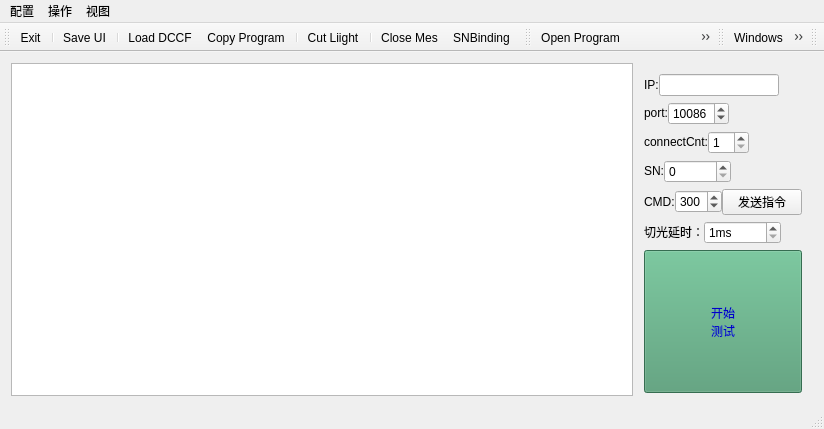
<?xml version="1.0" encoding="UTF-8"?>
<ui version="4.0">
 <class>MainWindow</class>
 <widget class="QMainWindow" name="MainWindow">
  <property name="geometry">
   <rect>
    <x>0</x>
    <y>0</y>
    <width>824</width>
    <height>429</height>
   </rect>
  </property>
  <property name="windowTitle">
   <string>YQLServer</string>
  </property>
  <widget class="QWidget" name="centralWidget">
   <layout class="QGridLayout" name="gridLayout_2">
    <item row="0" column="0">
     <widget class="QWidget" name="widget" native="true">
      <layout class="QGridLayout" name="gridLayout">
       <property name="leftMargin">
        <number>0</number>
       </property>
       <property name="topMargin">
        <number>0</number>
       </property>
       <property name="rightMargin">
        <number>0</number>
       </property>
       <property name="bottomMargin">
        <number>0</number>
       </property>
       <property name="horizontalSpacing">
        <number>0</number>
       </property>
       <property name="verticalSpacing">
        <number>3</number>
       </property>
       <item row="0" column="0">
        <widget class="QTextEdit" name="textEdit_log">
         <property name="minimumSize">
          <size>
           <width>0</width>
           <height>0</height>
          </size>
         </property>
         <property name="styleSheet">
          <string notr="true">font: 12pt &quot;Consolas&quot;;</string>
         </property>
         <property name="readOnly">
          <bool>true</bool>
         </property>
        </widget>
       </item>
       <item row="0" column="1">
        <widget class="QWidget" name="widget_3" native="true">
         <layout class="QGridLayout" name="gridLayout_3" rowstretch="0,0,0,0,0,0,0">
          <property name="bottomMargin">
           <number>3</number>
          </property>
          <item row="6" column="0">
           <widget class="QPushButton" name="pushButton_startTest">
            <property name="sizePolicy">
             <sizepolicy hsizetype="Preferred" vsizetype="Preferred">
              <horstretch>0</horstretch>
              <verstretch>0</verstretch>
             </sizepolicy>
            </property>
            <property name="minimumSize">
             <size>
              <width>150</width>
              <height>83</height>
             </size>
            </property>
            <property name="styleSheet">
             <string notr="true">font: 34pt &quot;华文宋体&quot;;
color: rgb(0, 0, 200);
background-color: rgb(76, 153, 113);</string>
            </property>
            <property name="text">
             <string>开始
测试</string>
            </property>
           </widget>
          </item>
          <item row="3" column="0">
           <widget class="QWidget" name="widget_7" native="true">
            <property name="sizePolicy">
             <sizepolicy hsizetype="Fixed" vsizetype="Fixed">
              <horstretch>0</horstretch>
              <verstretch>0</verstretch>
             </sizepolicy>
            </property>
            <layout class="QHBoxLayout" name="horizontalLayout_4">
             <property name="spacing">
              <number>0</number>
             </property>
             <property name="leftMargin">
              <number>0</number>
             </property>
             <property name="topMargin">
              <number>0</number>
             </property>
             <property name="rightMargin">
              <number>0</number>
             </property>
             <property name="bottomMargin">
              <number>0</number>
             </property>
             <item>
              <widget class="QLabel" name="label_4">
               <property name="sizePolicy">
                <sizepolicy hsizetype="Fixed" vsizetype="Fixed">
                 <horstretch>0</horstretch>
                 <verstretch>0</verstretch>
                </sizepolicy>
               </property>
               <property name="minimumSize">
                <size>
                 <width>0</width>
                 <height>0</height>
                </size>
               </property>
               <property name="text">
                <string>SN:</string>
               </property>
              </widget>
             </item>
             <item>
              <widget class="QSpinBox" name="spinBox_SN">
               <property name="maximum">
                <number>9999999</number>
               </property>
              </widget>
             </item>
            </layout>
           </widget>
          </item>
          <item row="2" column="0">
           <widget class="QWidget" name="widget_8" native="true">
            <property name="sizePolicy">
             <sizepolicy hsizetype="Fixed" vsizetype="Fixed">
              <horstretch>0</horstretch>
              <verstretch>0</verstretch>
             </sizepolicy>
            </property>
            <layout class="QHBoxLayout" name="horizontalLayout_6">
             <property name="spacing">
              <number>0</number>
             </property>
             <property name="leftMargin">
              <number>0</number>
             </property>
             <property name="topMargin">
              <number>0</number>
             </property>
             <property name="rightMargin">
              <number>0</number>
             </property>
             <property name="bottomMargin">
              <number>0</number>
             </property>
             <item>
              <widget class="QLabel" name="label_3">
               <property name="sizePolicy">
                <sizepolicy hsizetype="Fixed" vsizetype="Fixed">
                 <horstretch>0</horstretch>
                 <verstretch>0</verstretch>
                </sizepolicy>
               </property>
               <property name="text">
                <string>connectCnt:</string>
               </property>
              </widget>
             </item>
             <item>
              <widget class="QSpinBox" name="spinBox_connectCnt">
               <property name="minimum">
                <number>1</number>
               </property>
               <property name="maximum">
                <number>16</number>
               </property>
               <property name="value">
                <number>1</number>
               </property>
              </widget>
             </item>
            </layout>
           </widget>
          </item>
          <item row="0" column="0">
           <widget class="QWidget" name="widget_10" native="true">
            <property name="sizePolicy">
             <sizepolicy hsizetype="Fixed" vsizetype="Fixed">
              <horstretch>0</horstretch>
              <verstretch>0</verstretch>
             </sizepolicy>
            </property>
            <layout class="QHBoxLayout" name="horizontalLayout_8">
             <property name="spacing">
              <number>0</number>
             </property>
             <property name="leftMargin">
              <number>0</number>
             </property>
             <property name="topMargin">
              <number>0</number>
             </property>
             <property name="rightMargin">
              <number>0</number>
             </property>
             <property name="bottomMargin">
              <number>0</number>
             </property>
             <item>
              <widget class="QLabel" name="label_IP">
               <property name="sizePolicy">
                <sizepolicy hsizetype="Fixed" vsizetype="Fixed">
                 <horstretch>0</horstretch>
                 <verstretch>0</verstretch>
                </sizepolicy>
               </property>
               <property name="text">
                <string>IP:</string>
               </property>
              </widget>
             </item>
             <item>
              <widget class="IPLineEdit" name="lineEdit_IP">
               <property name="sizePolicy">
                <sizepolicy hsizetype="Fixed" vsizetype="Fixed">
                 <horstretch>0</horstretch>
                 <verstretch>0</verstretch>
                </sizepolicy>
               </property>
               <property name="minimumSize">
                <size>
                 <width>120</width>
                 <height>0</height>
                </size>
               </property>
               <property name="maximumSize">
                <size>
                 <width>150</width>
                 <height>16777215</height>
                </size>
               </property>
               <property name="toolTip">
                <string>输入结束请按回车[Enter]键</string>
               </property>
              </widget>
             </item>
            </layout>
           </widget>
          </item>
          <item row="4" column="0">
           <widget class="QWidget" name="widget_6" native="true">
            <property name="sizePolicy">
             <sizepolicy hsizetype="Fixed" vsizetype="Fixed">
              <horstretch>0</horstretch>
              <verstretch>0</verstretch>
             </sizepolicy>
            </property>
            <layout class="QHBoxLayout" name="horizontalLayout_2">
             <property name="spacing">
              <number>0</number>
             </property>
             <property name="leftMargin">
              <number>0</number>
             </property>
             <property name="topMargin">
              <number>0</number>
             </property>
             <property name="rightMargin">
              <number>0</number>
             </property>
             <property name="bottomMargin">
              <number>0</number>
             </property>
             <item>
              <widget class="QLabel" name="label_2">
               <property name="sizePolicy">
                <sizepolicy hsizetype="Fixed" vsizetype="Fixed">
                 <horstretch>0</horstretch>
                 <verstretch>0</verstretch>
                </sizepolicy>
               </property>
               <property name="text">
                <string>CMD:</string>
               </property>
              </widget>
             </item>
             <item>
              <widget class="QSpinBox" name="spinBox_cmd">
               <property name="maximum">
                <number>400</number>
               </property>
               <property name="value">
                <number>300</number>
               </property>
              </widget>
             </item>
             <item>
              <widget class="QPushButton" name="pushButton_sendCmd">
               <property name="text">
                <string>发送指令</string>
               </property>
              </widget>
             </item>
            </layout>
           </widget>
          </item>
          <item row="1" column="0">
           <widget class="QWidget" name="widget_9" native="true">
            <property name="sizePolicy">
             <sizepolicy hsizetype="Fixed" vsizetype="Fixed">
              <horstretch>0</horstretch>
              <verstretch>0</verstretch>
             </sizepolicy>
            </property>
            <layout class="QHBoxLayout" name="horizontalLayout_7">
             <property name="spacing">
              <number>0</number>
             </property>
             <property name="leftMargin">
              <number>0</number>
             </property>
             <property name="topMargin">
              <number>0</number>
             </property>
             <property name="rightMargin">
              <number>0</number>
             </property>
             <property name="bottomMargin">
              <number>0</number>
             </property>
             <item>
              <widget class="QLabel" name="label">
               <property name="sizePolicy">
                <sizepolicy hsizetype="Fixed" vsizetype="Fixed">
                 <horstretch>0</horstretch>
                 <verstretch>0</verstretch>
                </sizepolicy>
               </property>
               <property name="text">
                <string>port:</string>
               </property>
              </widget>
             </item>
             <item>
              <widget class="QSpinBox" name="spinBox_port">
               <property name="minimum">
                <number>5000</number>
               </property>
               <property name="maximum">
                <number>65535</number>
               </property>
               <property name="value">
                <number>10086</number>
               </property>
              </widget>
             </item>
            </layout>
           </widget>
          </item>
          <item row="5" column="0">
           <widget class="QWidget" name="widget_2" native="true">
            <property name="sizePolicy">
             <sizepolicy hsizetype="Fixed" vsizetype="Fixed">
              <horstretch>0</horstretch>
              <verstretch>0</verstretch>
             </sizepolicy>
            </property>
            <layout class="QHBoxLayout" name="horizontalLayout">
             <property name="spacing">
              <number>0</number>
             </property>
             <property name="leftMargin">
              <number>0</number>
             </property>
             <property name="topMargin">
              <number>0</number>
             </property>
             <property name="rightMargin">
              <number>0</number>
             </property>
             <property name="bottomMargin">
              <number>0</number>
             </property>
             <item>
              <widget class="QLabel" name="label_5">
               <property name="sizePolicy">
                <sizepolicy hsizetype="Fixed" vsizetype="Fixed">
                 <horstretch>0</horstretch>
                 <verstretch>0</verstretch>
                </sizepolicy>
               </property>
               <property name="text">
                <string>切光延时：</string>
               </property>
              </widget>
             </item>
             <item>
              <widget class="QSpinBox" name="spinBox_cutLightDelay">
               <property name="sizePolicy">
                <sizepolicy hsizetype="Fixed" vsizetype="Fixed">
                 <horstretch>0</horstretch>
                 <verstretch>0</verstretch>
                </sizepolicy>
               </property>
               <property name="suffix">
                <string>ms</string>
               </property>
               <property name="minimum">
                <number>1</number>
               </property>
               <property name="maximum">
                <number>65535</number>
               </property>
              </widget>
             </item>
            </layout>
           </widget>
          </item>
         </layout>
        </widget>
       </item>
      </layout>
     </widget>
    </item>
   </layout>
  </widget>
  <widget class="QMenuBar" name="menuBar">
   <property name="geometry">
    <rect>
     <x>0</x>
     <y>0</y>
     <width>824</width>
     <height>23</height>
    </rect>
   </property>
   <widget class="QMenu" name="menu">
    <property name="title">
     <string>视图</string>
    </property>
    <addaction name="actionWindows"/>
    <addaction name="actionwindowsvista"/>
    <addaction name="actionFusion"/>
   </widget>
   <widget class="QMenu" name="menu_2">
    <property name="title">
     <string>配置</string>
    </property>
    <addaction name="actionChangeUser"/>
    <addaction name="actionLoad_DCCF"/>
    <addaction name="actionCopy_Program"/>
    <addaction name="separator"/>
    <addaction name="actionClose_Mes"/>
    <addaction name="separator"/>
    <addaction name="actionSNBinding"/>
    <addaction name="actionCut_Liight"/>
    <addaction name="separator"/>
    <addaction name="actionSave_UI"/>
    <addaction name="separator"/>
    <addaction name="actionExit"/>
   </widget>
   <widget class="QMenu" name="menu_3">
    <property name="title">
     <string>操作</string>
    </property>
    <addaction name="actionOpen_Program"/>
    <addaction name="actionClose_Program"/>
    <addaction name="separator"/>
    <addaction name="actionOpen_Camera"/>
    <addaction name="actionClose_Camera"/>
    <addaction name="separator"/>
    <addaction name="actionClear_Log"/>
   </widget>
   <addaction name="menu_2"/>
   <addaction name="menu_3"/>
   <addaction name="menu"/>
  </widget>
  <widget class="QToolBar" name="mainToolBar">
   <attribute name="toolBarArea">
    <enum>TopToolBarArea</enum>
   </attribute>
   <attribute name="toolBarBreak">
    <bool>false</bool>
   </attribute>
   <addaction name="actionExit"/>
   <addaction name="separator"/>
   <addaction name="actionSave_UI"/>
   <addaction name="separator"/>
   <addaction name="actionLoad_DCCF"/>
   <addaction name="actionCopy_Program"/>
   <addaction name="separator"/>
   <addaction name="actionCut_Liight"/>
   <addaction name="separator"/>
   <addaction name="actionClose_Mes"/>
   <addaction name="actionSNBinding"/>
  </widget>
  <widget class="QStatusBar" name="statusBar"/>
  <widget class="QToolBar" name="toolBar">
   <property name="windowTitle">
    <string>toolBar</string>
   </property>
   <attribute name="toolBarArea">
    <enum>TopToolBarArea</enum>
   </attribute>
   <attribute name="toolBarBreak">
    <bool>false</bool>
   </attribute>
   <addaction name="actionOpen_Program"/>
   <addaction name="actionClose_Program"/>
   <addaction name="separator"/>
   <addaction name="actionOpen_Camera"/>
   <addaction name="actionClose_Camera"/>
   <addaction name="separator"/>
   <addaction name="actionClear_Log"/>
  </widget>
  <widget class="QToolBar" name="toolBar_view">
   <property name="windowTitle">
    <string>View</string>
   </property>
   <property name="toolTip">
    <string>视图工具栏，样式依次为：Windows、Windows vista、fusion</string>
   </property>
   <attribute name="toolBarArea">
    <enum>TopToolBarArea</enum>
   </attribute>
   <attribute name="toolBarBreak">
    <bool>false</bool>
   </attribute>
   <addaction name="actionWindows"/>
   <addaction name="actionwindowsvista"/>
   <addaction name="actionFusion"/>
  </widget>
  <widget class="QToolBar" name="toolBar_projectInfo">
   <property name="windowTitle">
    <string>ProjectInfo</string>
   </property>
   <attribute name="toolBarArea">
    <enum>TopToolBarArea</enum>
   </attribute>
   <attribute name="toolBarBreak">
    <bool>false</bool>
   </attribute>
  </widget>
  <action name="actionWindows">
   <property name="checkable">
    <bool>true</bool>
   </property>
   <property name="icon">
    <iconset resource="res.qrc">
     <normaloff>:/images/windows.png</normaloff>:/images/windows.png</iconset>
   </property>
   <property name="text">
    <string>Windows</string>
   </property>
  </action>
  <action name="actionFusion">
   <property name="checkable">
    <bool>true</bool>
   </property>
   <property name="checked">
    <bool>true</bool>
   </property>
   <property name="icon">
    <iconset resource="res.qrc">
     <normaloff>:/images/fusion.png</normaloff>:/images/fusion.png</iconset>
   </property>
   <property name="text">
    <string>Fusion</string>
   </property>
  </action>
  <action name="actionwindowsvista">
   <property name="checkable">
    <bool>true</bool>
   </property>
   <property name="icon">
    <iconset resource="res.qrc">
     <normaloff>:/images/windowsvista.png</normaloff>:/images/windowsvista.png</iconset>
   </property>
   <property name="text">
    <string>windowsvista</string>
   </property>
  </action>
  <action name="actionLoad_DCCF">
   <property name="icon">
    <iconset resource="res.qrc">
     <normaloff>:/images/loaddccf.png</normaloff>:/images/loaddccf.png</iconset>
   </property>
   <property name="text">
    <string>Load DCCF</string>
   </property>
   <property name="shortcut">
    <string>L</string>
   </property>
  </action>
  <action name="actionCopy_Program">
   <property name="icon">
    <iconset resource="res.qrc">
     <normaloff>:/images/copy.png</normaloff>:/images/copy.png</iconset>
   </property>
   <property name="text">
    <string>Copy Program</string>
   </property>
  </action>
  <action name="actionClose_Mes">
   <property name="icon">
    <iconset resource="res.qrc">
     <normaloff>:/images/MES_ON.png</normaloff>
     <disabledoff>:/images/MES_ON.png</disabledoff>
     <disabledon>:/images/MES_ON.png</disabledon>:/images/MES_ON.png</iconset>
   </property>
   <property name="text">
    <string>Close Mes</string>
   </property>
  </action>
  <action name="actionCut_Liight">
   <property name="icon">
    <iconset resource="res.qrc">
     <normaloff>:/images/light.png</normaloff>:/images/light.png</iconset>
   </property>
   <property name="text">
    <string>Cut Liight</string>
   </property>
  </action>
  <action name="actionSave_UI">
   <property name="icon">
    <iconset resource="res.qrc">
     <normaloff>:/images/saveui.png</normaloff>:/images/saveui.png</iconset>
   </property>
   <property name="text">
    <string>Save UI</string>
   </property>
   <property name="shortcut">
    <string>Ctrl+S</string>
   </property>
  </action>
  <action name="actionExit">
   <property name="icon">
    <iconset resource="res.qrc">
     <normaloff>:/images/exit.png</normaloff>:/images/exit.png</iconset>
   </property>
   <property name="text">
    <string>Exit</string>
   </property>
   <property name="shortcut">
    <string>Esc</string>
   </property>
  </action>
  <action name="actionOpen_Program">
   <property name="icon">
    <iconset resource="res.qrc">
     <normaloff>:/images/runprogma.png</normaloff>:/images/runprogma.png</iconset>
   </property>
   <property name="text">
    <string>Open Program</string>
   </property>
  </action>
  <action name="actionClose_Program">
   <property name="icon">
    <iconset resource="res.qrc">
     <normaloff>:/images/closeprogma.png</normaloff>:/images/closeprogma.png</iconset>
   </property>
   <property name="text">
    <string>Close Program</string>
   </property>
  </action>
  <action name="actionOpen_Camera">
   <property name="icon">
    <iconset resource="res.qrc">
     <normaloff>:/images/openCamera.png</normaloff>:/images/openCamera.png</iconset>
   </property>
   <property name="text">
    <string>Open Camera</string>
   </property>
  </action>
  <action name="actionClose_Camera">
   <property name="icon">
    <iconset resource="res.qrc">
     <normaloff>:/images/closeCamera.png</normaloff>:/images/closeCamera.png</iconset>
   </property>
   <property name="text">
    <string>Close Camera</string>
   </property>
  </action>
  <action name="actionClear_Log">
   <property name="icon">
    <iconset resource="res.qrc">
     <normaloff>:/images/clearlog.png</normaloff>:/images/clearlog.png</iconset>
   </property>
   <property name="text">
    <string>Clear Log</string>
   </property>
  </action>
  <action name="actionSNBinding">
   <property name="icon">
    <iconset resource="res.qrc">
     <normaloff>:/images/binding.png</normaloff>:/images/binding.png</iconset>
   </property>
   <property name="text">
    <string>SNBinding</string>
   </property>
  </action>
  <action name="actionChangeUser">
   <property name="icon">
    <iconset resource="res.qrc">
     <normaloff>:/images/User.png</normaloff>:/images/User.png</iconset>
   </property>
   <property name="text">
    <string>ChangeUser</string>
   </property>
  </action>
 </widget>
 <layoutdefault spacing="6" margin="11"/>
 <customwidgets>
  <customwidget>
   <class>IPLineEdit</class>
   <extends>QLineEdit</extends>
   <header location="global">iplineedit.h</header>
  </customwidget>
 </customwidgets>
 <resources>
  <include location="res.qrc"/>
 </resources>
 <connections/>
</ui>
